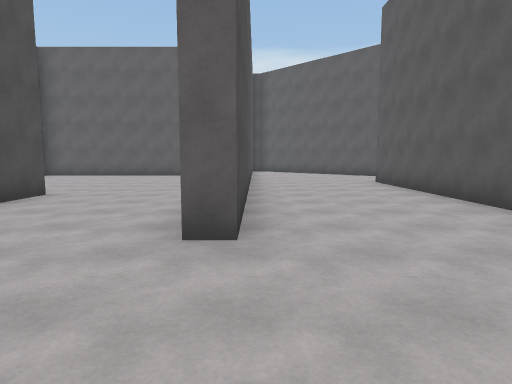
[1] (above)

21 first-person views from a walk through a scene from a Unity 3-D project. The camera is 1.5 m above the floor, tilts 6° down and sees 75° across. The floor is counted in squares, 2 m on a side. Each view is taken from the middle of a square. On the plan, view 1 faces up. The plan holds only what a view shows up to about 11 squares ahead; the rest is blank. The place goes on beyond the plan. The player character is not drawn.

[2]
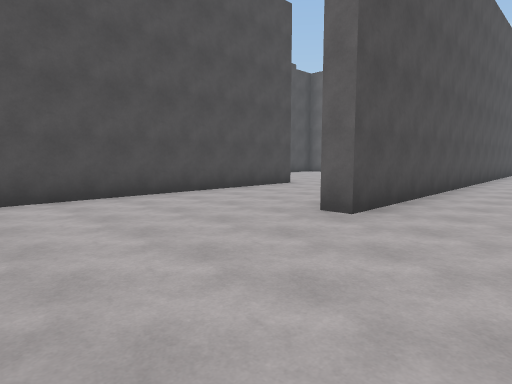

[3]
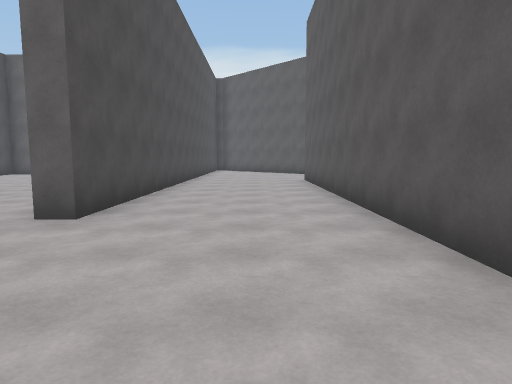

[4]
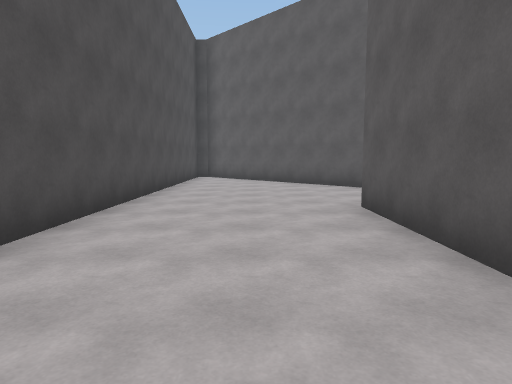

[5]
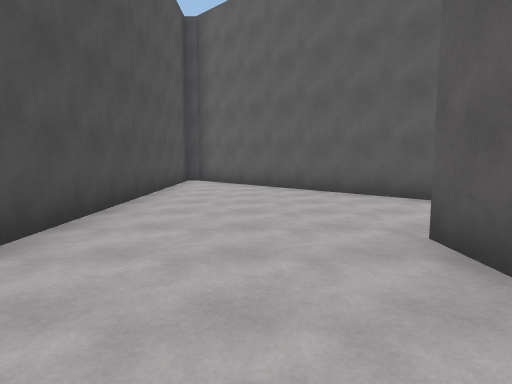

[6]
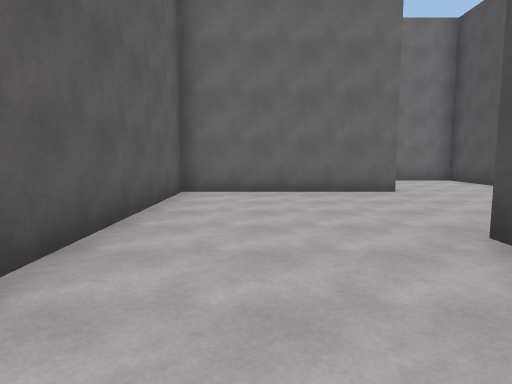

[7]
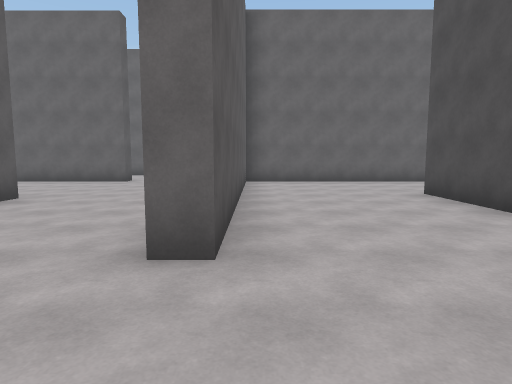

[8]
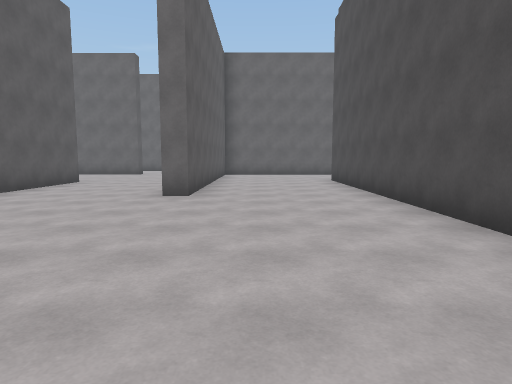

[9]
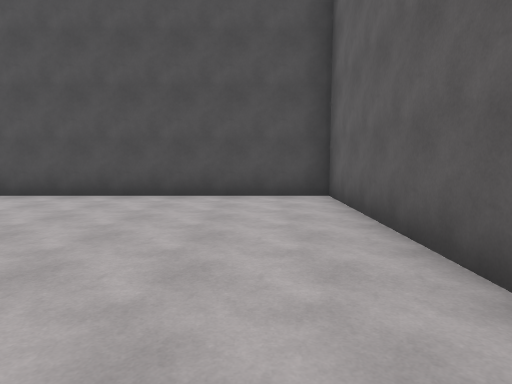

[10]
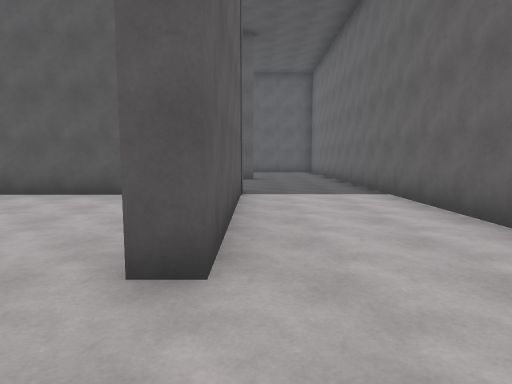

[11]
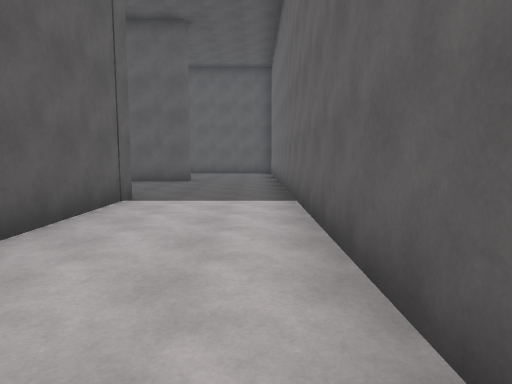

[12]
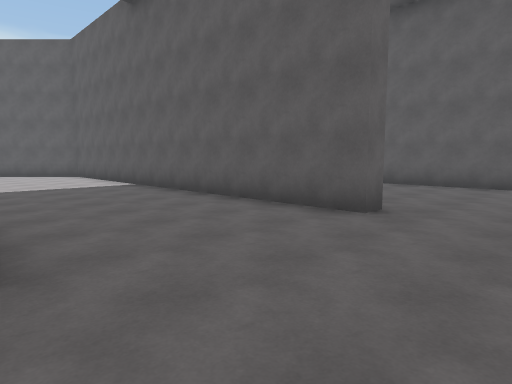

[13]
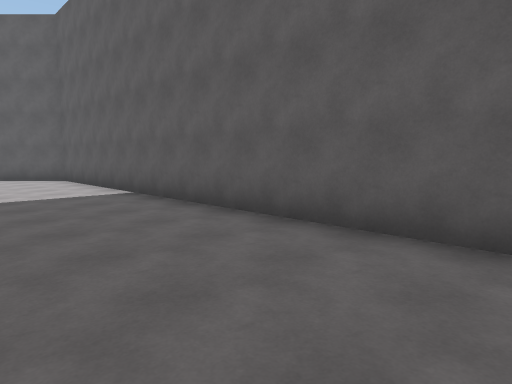

[14]
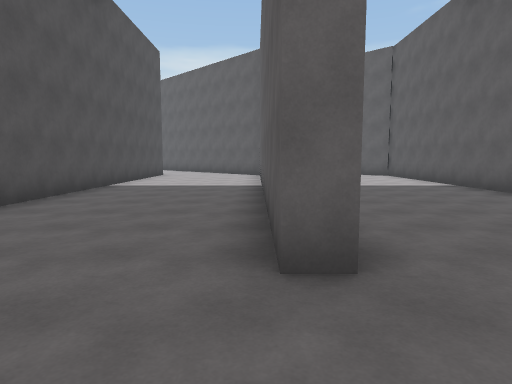

[15]
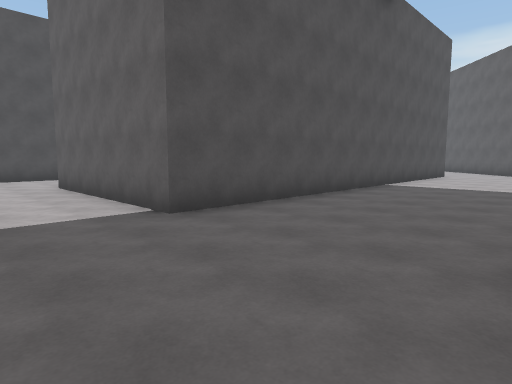

[16]
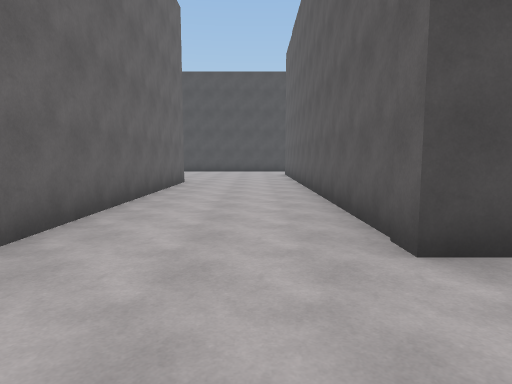

[17]
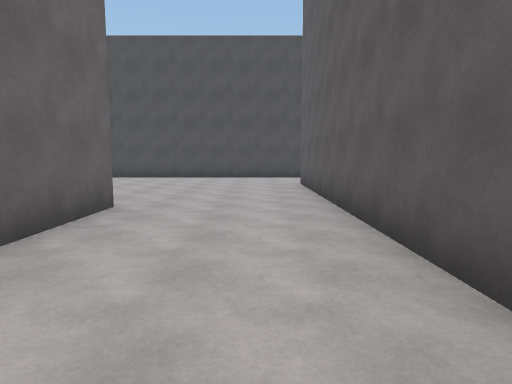

[18]
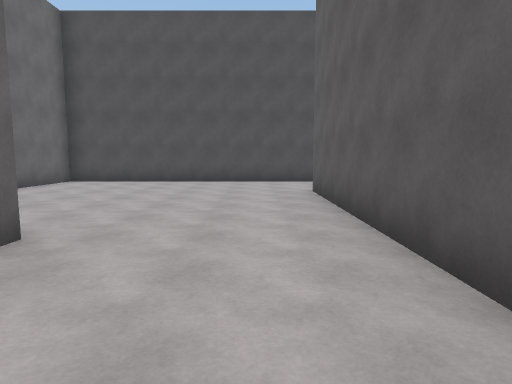

[19]
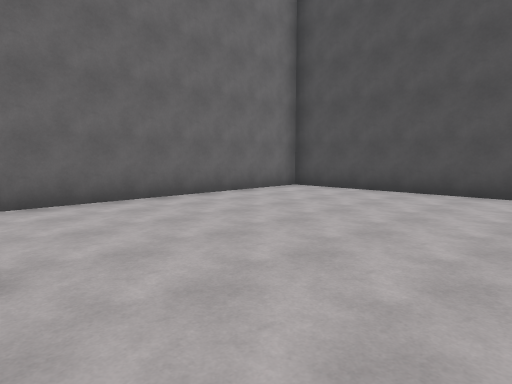

[20]
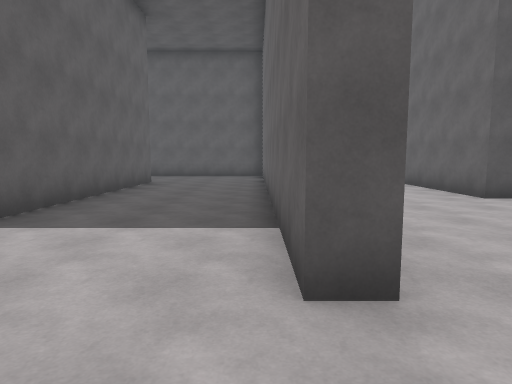

[21]
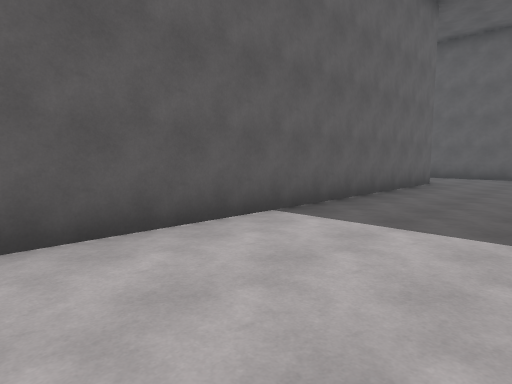

### Floor plan
Points are (right, up) in squares from view 1. A wall is a line through its corners. A room is listed if a view was taken in it or the views show most of it. See-through windows are left out.
Room 1 (views 1, 2, 3, 4, 5, 6, 7, 8, 9, 16, 17, 18, 19)
walls: (-4.7, -0.4) (-4.7, 6.6) (-4.2, 6.6) (-4.2, -1.5); (-1, -1.7) (-1, -1.2) (3.6, -1.2) (3.6, 10.1); (-3.8, 13.4) (-8.4, 13.4) (-8.4, 2.3) (-20.3, 2.3); (-16, -1.8) (-16, -1.2) (-4.6, -1.2); (5.1, 12.7) (0.2, 17.6); (-0.2, 17.6) (-0.2, 3) (-0.7, 3) (-0.7, 6.1); (-23.2, 1.4) (-23.2, -4.7) (-16.6, -4.7)
ways out: opening at (-2.5, -2) to room 2; opening at (4, 11) to room 2; opening at (-21.5, 2) to room 3
Room 2 (views 10, 11, 12, 13, 14, 15)
walls: (8.2, -1.9) (8.2, 9.6) (6.7, 11.1); (4.1, 7.8) (4.1, -1.7) (-1, -1.7); (-4.2, -1.5) (-4.2, -4.7) (8.6, -4.7)
ways out: opening at (-2.5, -2) to room 1; opening at (4, 11) to room 1; opening at (9, -3.5)
Room 3 (views 20, 21)
walls: (-11.9, 6.1) (-21.6, 6.1); (-20.3, 2.3) (-20.3, 2.7) (-11.6, 2.7); (-8.9, 4.6) (-8.9, 5.6); (-23.2, 2.9) (-23.2, 1.4)
ways out: opening at (-21.5, 2) to room 1; opening at (-10.5, 6)

Positions as (right, up) in squares from view 1, and headings:
1: (0, 0), facing up
2: (2, -1), facing up-left
3: (2, -1), facing up
4: (2, 5), facing up
5: (2, 7), facing up
6: (2, 6), facing down
7: (-5, 9), facing down
8: (-6, 13), facing down
9: (-2, 12), facing left
10: (-3, -2), facing right
11: (-2, -4), facing right
12: (4, -4), facing up-right
13: (5, -2), facing up-right
14: (8, -4), facing up
15: (8, -4), facing up-left
16: (-6, 1), facing left
17: (-11, 1), facing left
18: (-13, 1), facing left
19: (-16, 1), facing down-left
20: (-22, 3), facing right
21: (-22, 3), facing up-right
